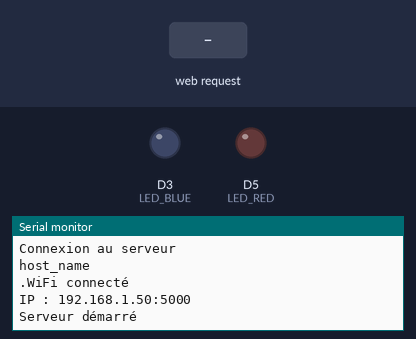
Simulated run of this sketch. Board: ESP8266 (NodeMCU). Parts: output pins drawn as LEDs (lit = HIGH), the last lines printed to the serial monitor. Inputs (shaded band) come from the test bench. WiFi joins after 1.5 s; servers stay silent unless stated.

Above: at 3.2 s.
3.3 s: HTTP request GET /led received
At 4.5 s:
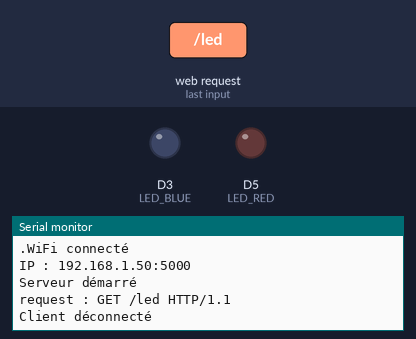
4.8 s: HTTP request GET /red received
At 5.9 s:
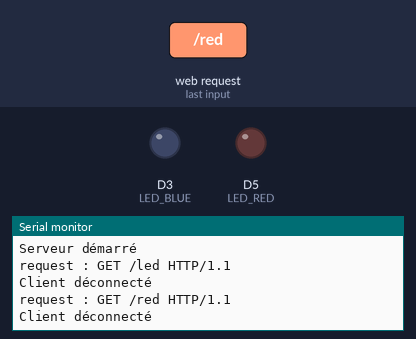
6.3 s: HTTP request GET /blue received
At 7.1 s:
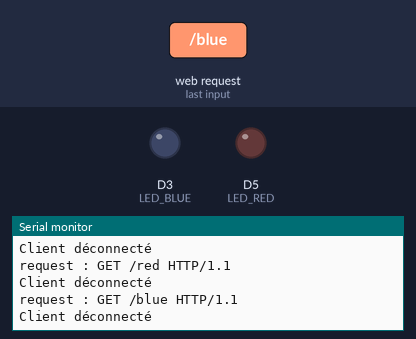

Measured:
- after the input at 3.3 s, the serial monitor: prints a new line at once (image 1)
- after the input at 4.8 s, the serial monitor: prints a new line at once (image 2)
- after the input at 6.3 s, the serial monitor: prints a new line at once (image 3)

The sketch:

web_ia_arduino.ino
```cpp
#include <ESP8266WiFi.h>
#define ssid "host_name"
#define password "host_pasword"
#define MAX_REQUESTS 10
#define LED_BLUE D3
#define LED_RED D5

WiFiServer server(5000);

struct CommandLed {
  String color;
  unsigned long startTime;
  unsigned long delayTime;
  bool on;
};

CommandLed commandsLed[MAX_REQUESTS];
int lastIndex = 0;

bool addCommandLed(String color, unsigned long delayTime, bool on) {
  if (lastIndex < MAX_REQUESTS) {
    commandsLed[lastIndex].color = color;
    commandsLed[lastIndex].startTime = millis();
    commandsLed[lastIndex].delayTime = delayTime;
    commandsLed[lastIndex].on = on;
    lastIndex++;
    return true;
  }
  return false;
}

void clearCommandLed(int index) {
  for (int i = index; i < lastIndex - 1; i++) {
    commandsLed[i] = commandsLed[i + 1];
  }
  lastIndex--;
}

void processCommandLed() {
  unsigned long currentMillis = millis();
  for (int i = 0; i < lastIndex; i++) {
    if (currentMillis - commandsLed[i].startTime >= commandsLed[i].delayTime) {
      if (commandsLed[i].color == "red") {
        digitalWrite(LED_RED, commandsLed[i].on ? HIGH : LOW);
      } else if (commandsLed[i].color == "blue") {
        digitalWrite(LED_BLUE, commandsLed[i].on ? HIGH : LOW);
      }
      clearCommandLed(i);
    }
  }
}


bool requestCommandLed(String request) {
  Serial.println("request : " +  request);

  if(request.indexOf("/led") != -1) {
    int colorIndex = request.indexOf("color=");
    int delayIndex = request.indexOf("delay=");
    int actionIndex = request.indexOf("action=");
    int httpIndex = request.indexOf(" HTTP");

    if (colorIndex != -1 && delayIndex != -1 & actionIndex != -1) {
      String color = request.substring(colorIndex + 6, delayIndex - 1);
      int delayTime = request.substring(delayIndex + 6, actionIndex - 1).toInt();
      String action = request.substring(actionIndex + 7, httpIndex);
      return addCommandLed(color, delayTime, action == "off" ? false : true);
    }
  }
  return false;
}

void setup()
{
  Serial.begin(115200);
  pinMode(LED_RED, OUTPUT);
  pinMode(LED_BLUE, OUTPUT);
  Serial.println("Connexion au serveur ");
  Serial.println(ssid);
  WiFi.begin(ssid, password);
  while (WiFi.status() != WL_CONNECTED) {
    delay(2000);
    Serial.print(".");
  }

  Serial.println("WiFi connecté");
  Serial.print("IP : ");
  Serial.print(WiFi.localIP());
  Serial.println(":5000");

  server.begin();
  Serial.println("Serveur démarré");
}

void loop()
{
  processCommandLed();
  WiFiClient client = server.available();
  if (!client) return;

  String request = client.readStringUntil('\r');
  client.println("Access-Control-Allow-Origin: *");
  if(requestCommandLed(request)) {
    client.println("HTTP/1.1 200 OK");
    client.println("Content-Type: text/plain");
    client.println("");
    client.println("OK");
  } else {
    client.println("HTTP/1.1 400 Bad Request");
    client.println("Content-Type: text/plain");
    client.println("");
    client.println("K0");
  }
  // client.stop();
  Serial.println("Client déconnecté");
}
```
